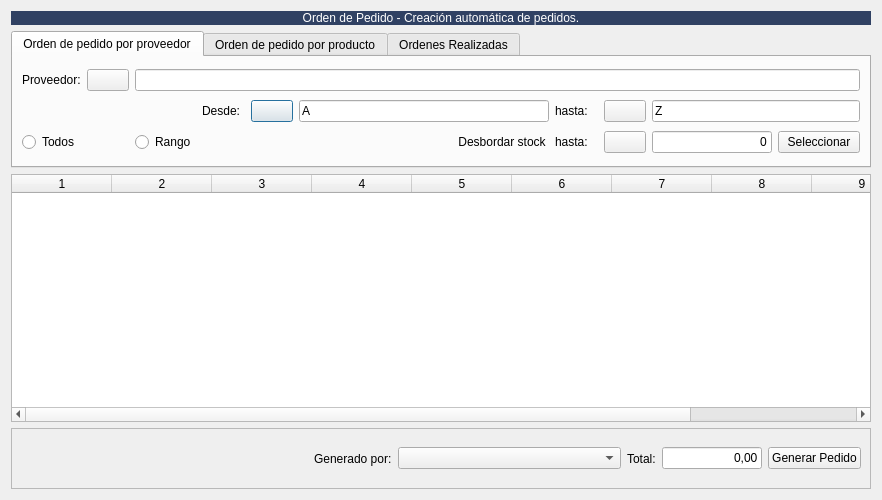
<?xml version="1.0" encoding="UTF-8"?>
<ui version="4.0">
 <class>FrmOrden_Pedido_Producto</class>
 <widget class="QDialog" name="FrmOrden_Pedido_Producto">
  <property name="geometry">
   <rect>
    <x>0</x>
    <y>0</y>
    <width>882</width>
    <height>500</height>
   </rect>
  </property>
  <property name="windowTitle">
   <string>Dialog</string>
  </property>
  <layout class="QGridLayout" name="gridLayout">
   <item row="0" column="0">
    <widget class="QLabel" name="label_36">
     <property name="styleSheet">
      <string notr="true">color: rgb(255, 255, 255);
font: 75 14pt &quot;Nimbus Sans L&quot;;
background-color: #304163;</string>
     </property>
     <property name="text">
      <string>Orden de Pedido - Creación automática de pedidos.</string>
     </property>
     <property name="alignment">
      <set>Qt::AlignCenter</set>
     </property>
    </widget>
   </item>
   <item row="1" column="0">
    <widget class="QTabWidget" name="tabWidget">
     <property name="maximumSize">
      <size>
       <width>16777215</width>
       <height>137</height>
      </size>
     </property>
     <property name="currentIndex">
      <number>0</number>
     </property>
     <widget class="QWidget" name="tab">
      <attribute name="title">
       <string>Orden de pedido por proveedor</string>
      </attribute>
      <layout class="QGridLayout" name="gridLayout_2">
       <item row="1" column="4">
        <widget class="QPushButton" name="pushButton_2">
         <property name="text">
          <string/>
         </property>
         <property name="icon">
          <iconset resource="../maya.qrc">
           <normaloff>:/Icons/PNG/search.png</normaloff>:/Icons/PNG/search.png</iconset>
         </property>
         <property name="iconSize">
          <size>
           <width>16</width>
           <height>16</height>
          </size>
         </property>
        </widget>
       </item>
       <item row="3" column="0" colspan="2">
        <widget class="QRadioButton" name="radio_todos">
         <property name="text">
          <string>Todos</string>
         </property>
        </widget>
       </item>
       <item row="1" column="7">
        <widget class="QPushButton" name="pushButton_3">
         <property name="text">
          <string/>
         </property>
         <property name="icon">
          <iconset resource="../maya.qrc">
           <normaloff>:/Icons/PNG/search.png</normaloff>:/Icons/PNG/search.png</iconset>
         </property>
         <property name="iconSize">
          <size>
           <width>16</width>
           <height>16</height>
          </size>
         </property>
        </widget>
       </item>
       <item row="1" column="3">
        <widget class="QLabel" name="label_2">
         <property name="maximumSize">
          <size>
           <width>60</width>
           <height>16777215</height>
          </size>
         </property>
         <property name="text">
          <string>Desde:</string>
         </property>
        </widget>
       </item>
       <item row="3" column="6">
        <widget class="QLabel" name="label_5">
         <property name="text">
          <string>hasta:</string>
         </property>
        </widget>
       </item>
       <item row="3" column="7">
        <widget class="QPushButton" name="pushButton_4">
         <property name="text">
          <string/>
         </property>
         <property name="icon">
          <iconset resource="../maya.qrc">
           <normaloff>:/Icons/PNG/search.png</normaloff>:/Icons/PNG/search.png</iconset>
         </property>
         <property name="iconSize">
          <size>
           <width>16</width>
           <height>16</height>
          </size>
         </property>
        </widget>
       </item>
       <item row="3" column="2">
        <widget class="QRadioButton" name="radio_rango">
         <property name="text">
          <string>Rango</string>
         </property>
        </widget>
       </item>
       <item row="0" column="0">
        <widget class="QLabel" name="label">
         <property name="maximumSize">
          <size>
           <width>100</width>
           <height>16777215</height>
          </size>
         </property>
         <property name="text">
          <string>Proveedor:</string>
         </property>
        </widget>
       </item>
       <item row="3" column="8">
        <widget class="QLineEdit" name="lineEdit_4">
         <property name="maximumSize">
          <size>
           <width>120</width>
           <height>16777215</height>
          </size>
         </property>
         <property name="text">
          <string>0</string>
         </property>
         <property name="alignment">
          <set>Qt::AlignRight|Qt::AlignTrailing|Qt::AlignVCenter</set>
         </property>
        </widget>
       </item>
       <item row="0" column="1">
        <widget class="QPushButton" name="pushButton">
         <property name="text">
          <string/>
         </property>
         <property name="icon">
          <iconset resource="../maya.qrc">
           <normaloff>:/Icons/PNG/search.png</normaloff>:/Icons/PNG/search.png</iconset>
         </property>
         <property name="iconSize">
          <size>
           <width>16</width>
           <height>16</height>
          </size>
         </property>
        </widget>
       </item>
       <item row="1" column="6">
        <widget class="QLabel" name="label_3">
         <property name="text">
          <string>hasta:</string>
         </property>
        </widget>
       </item>
       <item row="1" column="5">
        <widget class="QLineEdit" name="lineEdit_2">
         <property name="maximumSize">
          <size>
           <width>250</width>
           <height>16777215</height>
          </size>
         </property>
         <property name="text">
          <string>A</string>
         </property>
        </widget>
       </item>
       <item row="3" column="9">
        <widget class="QPushButton" name="pushButton_6">
         <property name="text">
          <string>Seleccionar</string>
         </property>
        </widget>
       </item>
       <item row="1" column="8" colspan="2">
        <widget class="QLineEdit" name="lineEdit_3">
         <property name="minimumSize">
          <size>
           <width>208</width>
           <height>0</height>
          </size>
         </property>
         <property name="text">
          <string>Z</string>
         </property>
        </widget>
       </item>
       <item row="0" column="2" colspan="8">
        <widget class="QLineEdit" name="lineEdit"/>
       </item>
       <item row="3" column="5">
        <widget class="QLabel" name="label_4">
         <property name="text">
          <string>Desbordar stock </string>
         </property>
         <property name="alignment">
          <set>Qt::AlignRight|Qt::AlignTrailing|Qt::AlignVCenter</set>
         </property>
        </widget>
       </item>
      </layout>
     </widget>
     <widget class="QWidget" name="tab_2">
      <attribute name="title">
       <string>Orden de pedido por producto</string>
      </attribute>
      <layout class="QGridLayout" name="gridLayout_4">
       <item row="0" column="3">
        <widget class="QLabel" name="label_11">
         <property name="maximumSize">
          <size>
           <width>60</width>
           <height>16777215</height>
          </size>
         </property>
         <property name="text">
          <string>Desde:</string>
         </property>
        </widget>
       </item>
       <item row="1" column="7">
        <widget class="QPushButton" name="pushButton_13">
         <property name="text">
          <string/>
         </property>
         <property name="icon">
          <iconset resource="../maya.qrc">
           <normaloff>:/Icons/PNG/search.png</normaloff>:/Icons/PNG/search.png</iconset>
         </property>
         <property name="iconSize">
          <size>
           <width>16</width>
           <height>16</height>
          </size>
         </property>
        </widget>
       </item>
       <item row="1" column="8">
        <widget class="QLineEdit" name="lineEdit_15">
         <property name="maximumSize">
          <size>
           <width>120</width>
           <height>16777215</height>
          </size>
         </property>
         <property name="text">
          <string>0</string>
         </property>
         <property name="alignment">
          <set>Qt::AlignRight|Qt::AlignTrailing|Qt::AlignVCenter</set>
         </property>
        </widget>
       </item>
       <item row="1" column="0" colspan="2">
        <widget class="QRadioButton" name="radio_todos_3">
         <property name="text">
          <string>Todos</string>
         </property>
        </widget>
       </item>
       <item row="1" column="9">
        <widget class="QPushButton" name="pushButton_14">
         <property name="text">
          <string>Seleccionar</string>
         </property>
        </widget>
       </item>
       <item row="0" column="7">
        <widget class="QPushButton" name="pushButton_16">
         <property name="text">
          <string/>
         </property>
         <property name="icon">
          <iconset resource="../maya.qrc">
           <normaloff>:/Icons/PNG/search.png</normaloff>:/Icons/PNG/search.png</iconset>
         </property>
         <property name="iconSize">
          <size>
           <width>16</width>
           <height>16</height>
          </size>
         </property>
        </widget>
       </item>
       <item row="0" column="8" colspan="2">
        <widget class="QLineEdit" name="lineEdit_13">
         <property name="minimumSize">
          <size>
           <width>208</width>
           <height>0</height>
          </size>
         </property>
         <property name="text">
          <string>Z</string>
         </property>
        </widget>
       </item>
       <item row="1" column="6">
        <widget class="QLabel" name="label_14">
         <property name="text">
          <string>hasta:</string>
         </property>
        </widget>
       </item>
       <item row="0" column="6">
        <widget class="QLabel" name="label_15">
         <property name="text">
          <string>hasta:</string>
         </property>
        </widget>
       </item>
       <item row="1" column="2">
        <widget class="QRadioButton" name="radio_rango_3">
         <property name="text">
          <string>Rango</string>
         </property>
        </widget>
       </item>
       <item row="0" column="4">
        <widget class="QPushButton" name="pushButton_15">
         <property name="text">
          <string/>
         </property>
         <property name="icon">
          <iconset resource="../maya.qrc">
           <normaloff>:/Icons/PNG/search.png</normaloff>:/Icons/PNG/search.png</iconset>
         </property>
         <property name="iconSize">
          <size>
           <width>16</width>
           <height>16</height>
          </size>
         </property>
        </widget>
       </item>
       <item row="0" column="5">
        <widget class="QLineEdit" name="lineEdit_14">
         <property name="maximumSize">
          <size>
           <width>250</width>
           <height>16777215</height>
          </size>
         </property>
         <property name="text">
          <string>A</string>
         </property>
        </widget>
       </item>
       <item row="1" column="5">
        <widget class="QLabel" name="label_12">
         <property name="text">
          <string>Desbordar stock</string>
         </property>
         <property name="alignment">
          <set>Qt::AlignRight|Qt::AlignTrailing|Qt::AlignVCenter</set>
         </property>
        </widget>
       </item>
      </layout>
     </widget>
     <widget class="QWidget" name="tab_5">
      <attribute name="title">
       <string>Ordenes Realizadas</string>
      </attribute>
      <layout class="QGridLayout" name="gridLayout_5">
       <item row="0" column="0">
        <spacer name="horizontalSpacer_2">
         <property name="orientation">
          <enum>Qt::Horizontal</enum>
         </property>
         <property name="sizeHint" stdset="0">
          <size>
           <width>519</width>
           <height>20</height>
          </size>
         </property>
        </spacer>
       </item>
       <item row="1" column="1">
        <widget class="QLabel" name="label_18">
         <property name="text">
          <string>Realizada por:</string>
         </property>
        </widget>
       </item>
       <item row="0" column="3">
        <widget class="QLabel" name="label_17">
         <property name="text">
          <string>Hasta</string>
         </property>
        </widget>
       </item>
       <item row="0" column="4">
        <widget class="QDateEdit" name="dateEdit_2"/>
       </item>
       <item row="0" column="1">
        <widget class="QLabel" name="label_16">
         <property name="text">
          <string>Desde </string>
         </property>
        </widget>
       </item>
       <item row="1" column="2" colspan="3">
        <widget class="QComboBox" name="comboBox"/>
       </item>
       <item row="0" column="2">
        <widget class="QDateEdit" name="dateEdit"/>
       </item>
       <item row="2" column="3" colspan="2">
        <widget class="QPushButton" name="pushButton_20">
         <property name="text">
          <string>Mostrar</string>
         </property>
        </widget>
       </item>
      </layout>
     </widget>
    </widget>
   </item>
   <item row="2" column="0">
    <widget class="QTableWidget" name="tableWidget">
     <property name="columnCount">
      <number>10</number>
     </property>
     <column/>
     <column/>
     <column/>
     <column/>
     <column/>
     <column/>
     <column/>
     <column/>
     <column/>
     <column/>
    </widget>
   </item>
   <item row="3" column="0">
    <widget class="QFrame" name="frame">
     <property name="minimumSize">
      <size>
       <width>0</width>
       <height>61</height>
      </size>
     </property>
     <property name="frameShape">
      <enum>QFrame::StyledPanel</enum>
     </property>
     <property name="frameShadow">
      <enum>QFrame::Raised</enum>
     </property>
     <layout class="QHBoxLayout" name="horizontalLayout">
      <item>
       <spacer name="horizontalSpacer">
        <property name="orientation">
         <enum>Qt::Horizontal</enum>
        </property>
        <property name="sizeHint" stdset="0">
         <size>
          <width>262</width>
          <height>20</height>
         </size>
        </property>
       </spacer>
      </item>
      <item>
       <widget class="QLabel" name="label_19">
        <property name="text">
         <string>Generado por:</string>
        </property>
       </widget>
      </item>
      <item>
       <widget class="QComboBox" name="comboBox_2">
        <property name="minimumSize">
         <size>
          <width>223</width>
          <height>0</height>
         </size>
        </property>
       </widget>
      </item>
      <item>
       <widget class="QLabel" name="label_13">
        <property name="text">
         <string>Total:</string>
        </property>
       </widget>
      </item>
      <item>
       <widget class="QLineEdit" name="lineEdit_12">
        <property name="maximumSize">
         <size>
          <width>100</width>
          <height>16777215</height>
         </size>
        </property>
        <property name="text">
         <string>0,00</string>
        </property>
        <property name="alignment">
         <set>Qt::AlignRight|Qt::AlignTrailing|Qt::AlignVCenter</set>
        </property>
        <property name="readOnly">
         <bool>true</bool>
        </property>
       </widget>
      </item>
      <item>
       <widget class="QPushButton" name="pushButton_18">
        <property name="text">
         <string>Generar Pedido</string>
        </property>
       </widget>
      </item>
     </layout>
    </widget>
   </item>
  </layout>
 </widget>
 <resources>
  <include location="../maya.qrc"/>
 </resources>
 <connections>
  <connection>
   <sender>radio_rango</sender>
   <signal>toggled(bool)</signal>
   <receiver>pushButton_4</receiver>
   <slot>setEnabled(bool)</slot>
   <hints>
    <hint type="sourcelabel">
     <x>174</x>
     <y>139</y>
    </hint>
    <hint type="destinationlabel">
     <x>646</x>
     <y>145</y>
    </hint>
   </hints>
  </connection>
  <connection>
   <sender>radio_rango</sender>
   <signal>toggled(bool)</signal>
   <receiver>lineEdit_4</receiver>
   <slot>setEnabled(bool)</slot>
   <hints>
    <hint type="sourcelabel">
     <x>133</x>
     <y>143</y>
    </hint>
    <hint type="destinationlabel">
     <x>761</x>
     <y>145</y>
    </hint>
   </hints>
  </connection>
 </connections>
</ui>
